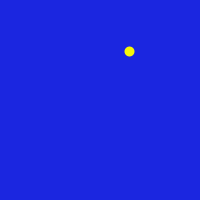
Frame 1 (no input)
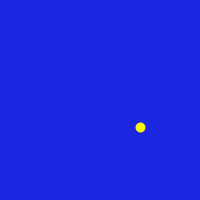
Frame 60 (the mouse pressed at the canvas centre just before this capture)
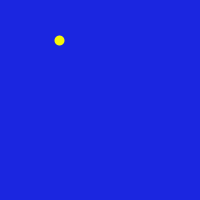
Frame 120 (the mouse held since frame 60 and released just before this capture)

The Processing sketch that drew these frames (run headless with seeded random() and noise(); from frame 60 on, the mouse is pressed at the canvas centre):

// Processing sketch: processing_91926
// ── processing_91926.pde

int x=0;
int y=0;

void setup()
{
size(200,200);
background(27,38,224);
frameRate(10);
}

void draw()
{
background(27,38,224);
strokeWeight(10);
stroke(247,247,7);
point(random(0,200),random(0,200));
}
